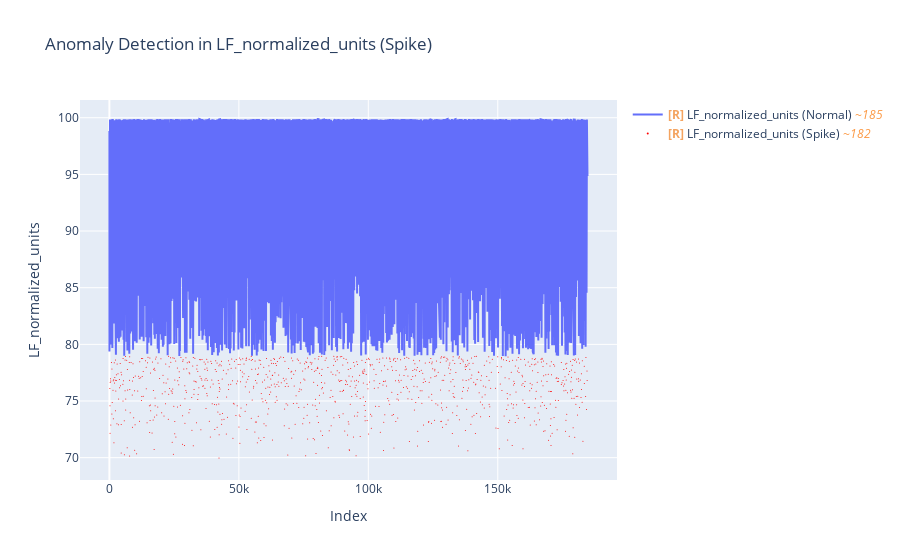
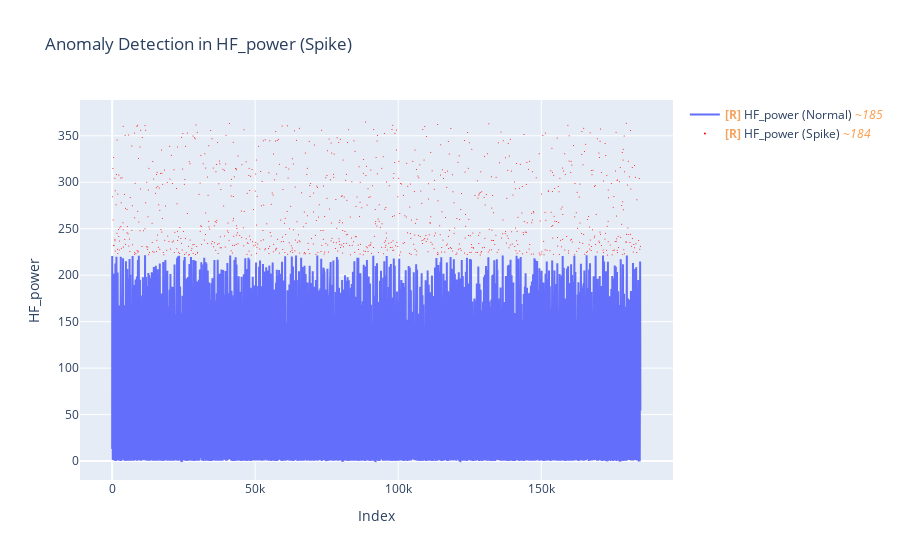
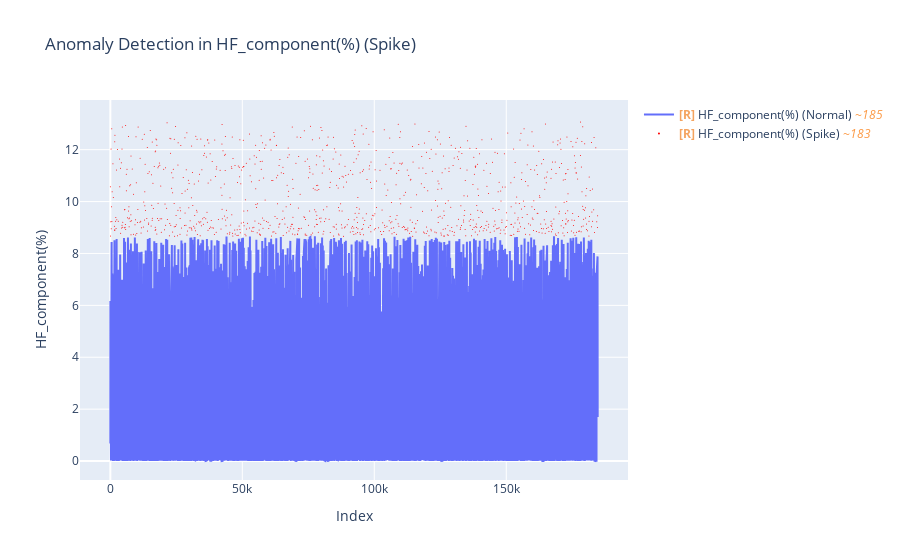
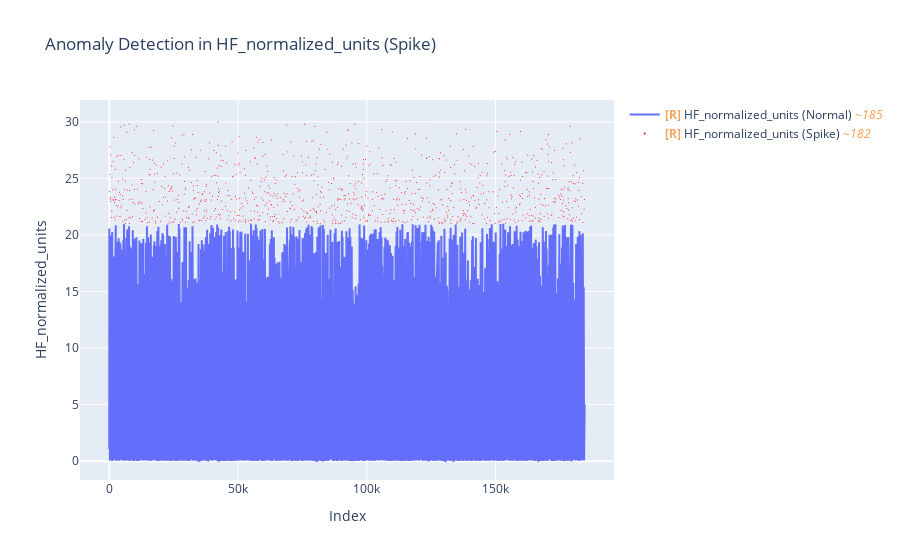

Notebook source saved alongside these figures, in order:
### Code cell
detect_and_plot_anomalies(data, ['LF_normalized_units', 'HF_power', 'HF_component(%)',
    'HF_normalized_units', 'Total_RR_interval_power', 'LF_to_HF_ratio',
    'HF_to_LF_ratio', 'Poincaré_plot_SD_perpendicular',
    'Poincaré_plot_SD_along_identity', 'sampen'], 'spike')

### Figure 1 — Plotly figure (JSON) as saved in the notebook; plotly's stock layout.template omitted (floating-point values rounded to 4 significant figures; data arrays with more than 128 entries replaced by an {"elided": "..."} marker saying what was removed)
{"data": [{"mode": "lines", "name": "<b style=\"color:sandybrown\">[R]</b> LF_normalized_units (Normal) <i style=\"color:#fc9944\">~185</i>", "type": "scatter", "uid": "d40046ca-eddd-487d-8a49-c25b4f7ae684", "x": {"elided": "1000 int values"}, "y": {"elided": "1000 float values"}}, {"marker": {"color": "red", "size": 1}, "mode": "markers", "name": "<b style=\"color:sandybrown\">[R]</b> LF_normalized_units (Spike) <i style=\"color:#fc9944\">~182</i>", "type": "scatter", "uid": "7b97e775-92fe-4525-99ef-552a975d4b76", "x": {"elided": "1012 int values"}, "y": {"elided": "1012 float values"}}], "layout": {"title": {"text": "Anomaly Detection in LF_normalized_units (Spike)"}, "xaxis": {"title": {"text": "Index"}}, "yaxis": {"title": {"text": "LF_normalized_units"}}}}

### Figure 2 — Plotly figure (JSON) as saved in the notebook; plotly's stock layout.template omitted (floating-point values rounded to 4 significant figures; data arrays with more than 128 entries replaced by an {"elided": "..."} marker saying what was removed)
{"data": [{"mode": "lines", "name": "<b style=\"color:sandybrown\">[R]</b> HF_power (Normal) <i style=\"color:#fc9944\">~185</i>", "type": "scatter", "uid": "2fef7a34-8448-4d37-9816-3d144723b378", "x": {"elided": "1000 int values"}, "y": {"elided": "1000 float values"}}, {"marker": {"color": "red", "size": 1}, "mode": "markers", "name": "<b style=\"color:sandybrown\">[R]</b> HF_power (Spike) <i style=\"color:#fc9944\">~184</i>", "type": "scatter", "uid": "cbfdf823-8b39-4f96-b377-cb35d95f63dc", "x": {"elided": "1004 int values"}, "y": {"elided": "1004 float values"}}], "layout": {"title": {"text": "Anomaly Detection in HF_power (Spike)"}, "xaxis": {"title": {"text": "Index"}}, "yaxis": {"title": {"text": "HF_power"}}}}

### Figure 3 — Plotly figure (JSON) as saved in the notebook; plotly's stock layout.template omitted (floating-point values rounded to 4 significant figures; data arrays with more than 128 entries replaced by an {"elided": "..."} marker saying what was removed)
{"data": [{"mode": "lines", "name": "<b style=\"color:sandybrown\">[R]</b> HF_component(%) (Normal) <i style=\"color:#fc9944\">~185</i>", "type": "scatter", "uid": "29c74025-ff6c-4b78-8b31-36a78250dde8", "x": {"elided": "1000 int values"}, "y": {"elided": "1000 float values"}}, {"marker": {"color": "red", "size": 1}, "mode": "markers", "name": "<b style=\"color:sandybrown\">[R]</b> HF_component(%) (Spike) <i style=\"color:#fc9944\">~183</i>", "type": "scatter", "uid": "7c5d8136-794e-46a6-b8f7-d88954f46399", "x": {"elided": "1006 int values"}, "y": {"elided": "1006 float values"}}], "layout": {"title": {"text": "Anomaly Detection in HF_component(%) (Spike)"}, "xaxis": {"title": {"text": "Index"}}, "yaxis": {"title": {"text": "HF_component(%)"}}}}

### Figure 4 — Plotly figure (JSON) as saved in the notebook; plotly's stock layout.template omitted (floating-point values rounded to 4 significant figures; data arrays with more than 128 entries replaced by an {"elided": "..."} marker saying what was removed)
{"data": [{"mode": "lines", "name": "<b style=\"color:sandybrown\">[R]</b> HF_normalized_units (Normal) <i style=\"color:#fc9944\">~185</i>", "type": "scatter", "uid": "cdccbe6f-7276-47bb-91e1-cc6a674588f0", "x": {"elided": "1000 int values"}, "y": {"elided": "1000 float values"}}, {"marker": {"color": "red", "size": 1}, "mode": "markers", "name": "<b style=\"color:sandybrown\">[R]</b> HF_normalized_units (Spike) <i style=\"color:#fc9944\">~182</i>", "type": "scatter", "uid": "9c05f56b-2a4b-46c6-8982-a2ef056587a7", "x": {"elided": "1012 int values"}, "y": {"elided": "1012 float values"}}], "layout": {"title": {"text": "Anomaly Detection in HF_normalized_units (Spike)"}, "xaxis": {"title": {"text": "Index"}}, "yaxis": {"title": {"text": "HF_normalized_units"}}}}
